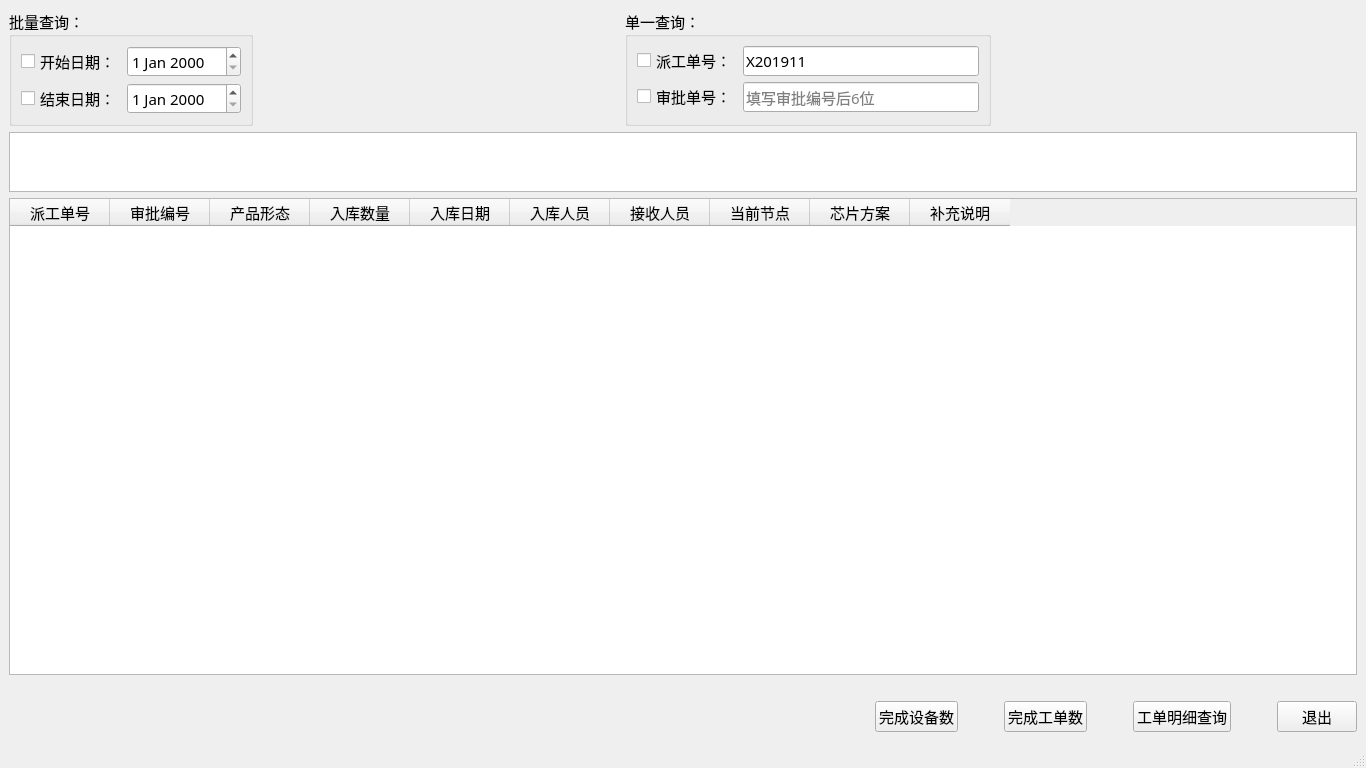
<?xml version="1.0" encoding="UTF-8"?>
<ui version="4.0">
 <class>wo_query</class>
 <widget class="QMainWindow" name="wo_query">
  <property name="geometry">
   <rect>
    <x>0</x>
    <y>0</y>
    <width>1366</width>
    <height>768</height>
   </rect>
  </property>
  <property name="font">
   <font>
    <family>黑体</family>
    <pointsize>11</pointsize>
   </font>
  </property>
  <property name="windowTitle">
   <string>派工单查询</string>
  </property>
  <property name="windowIcon">
   <iconset resource="apprcc.qrc">
    <normaloff>:/pic/resources/Mac_Finder_256px_1180091_easyicon.net.png</normaloff>:/pic/resources/Mac_Finder_256px_1180091_easyicon.net.png</iconset>
  </property>
  <widget class="QWidget" name="centralwidget">
   <layout class="QVBoxLayout" name="verticalLayout">
    <item>
     <layout class="QHBoxLayout" name="horizontalLayout_7">
      <item>
       <widget class="QGroupBox" name="groupBox">
        <property name="title">
         <string>批量查询：</string>
        </property>
        <layout class="QGridLayout" name="gridLayout">
         <item row="1" column="0">
          <layout class="QHBoxLayout" name="horizontalLayout_2">
           <item>
            <widget class="QCheckBox" name="cb_end_date">
             <property name="text">
              <string>结束日期：</string>
             </property>
            </widget>
           </item>
           <item>
            <widget class="QDateEdit" name="end_date"/>
           </item>
          </layout>
         </item>
         <item row="0" column="0">
          <layout class="QHBoxLayout" name="horizontalLayout">
           <item>
            <widget class="QCheckBox" name="cb_start_date">
             <property name="text">
              <string>开始日期：</string>
             </property>
            </widget>
           </item>
           <item>
            <widget class="QDateEdit" name="start_date"/>
           </item>
          </layout>
         </item>
        </layout>
       </widget>
      </item>
      <item>
       <spacer name="horizontalSpacer_6">
        <property name="orientation">
         <enum>Qt::Horizontal</enum>
        </property>
        <property name="sizeHint" stdset="0">
         <size>
          <width>80</width>
          <height>20</height>
         </size>
        </property>
       </spacer>
      </item>
      <item>
       <widget class="QGroupBox" name="groupBox_2">
        <property name="title">
         <string>单一查询：</string>
        </property>
        <layout class="QGridLayout" name="gridLayout_2">
         <item row="1" column="0">
          <layout class="QHBoxLayout" name="horizontalLayout_6">
           <item>
            <widget class="QCheckBox" name="cb_approval">
             <property name="text">
              <string>审批单号：</string>
             </property>
            </widget>
           </item>
           <item>
            <widget class="QLineEdit" name="le_approval">
             <property name="placeholderText">
              <string>填写审批编号后6位</string>
             </property>
            </widget>
           </item>
          </layout>
         </item>
         <item row="0" column="0">
          <layout class="QHBoxLayout" name="horizontalLayout_5">
           <item>
            <widget class="QCheckBox" name="cb_wo">
             <property name="text">
              <string>派工单号：</string>
             </property>
            </widget>
           </item>
           <item>
            <widget class="QLineEdit" name="le_wo">
             <property name="text">
              <string>X201911</string>
             </property>
            </widget>
           </item>
          </layout>
         </item>
        </layout>
       </widget>
      </item>
      <item>
       <spacer name="horizontalSpacer_7">
        <property name="orientation">
         <enum>Qt::Horizontal</enum>
        </property>
        <property name="sizeHint" stdset="0">
         <size>
          <width>130</width>
          <height>100</height>
         </size>
        </property>
       </spacer>
      </item>
     </layout>
    </item>
    <item>
     <widget class="QTextBrowser" name="tb_query">
      <property name="enabled">
       <bool>true</bool>
      </property>
      <property name="sizePolicy">
       <sizepolicy hsizetype="Expanding" vsizetype="Ignored">
        <horstretch>0</horstretch>
        <verstretch>1</verstretch>
       </sizepolicy>
      </property>
     </widget>
    </item>
    <item>
     <widget class="QTableWidget" name="tableWidget_result">
      <property name="sizePolicy">
       <sizepolicy hsizetype="Expanding" vsizetype="Expanding">
        <horstretch>0</horstretch>
        <verstretch>8</verstretch>
       </sizepolicy>
      </property>
      <column>
       <property name="text">
        <string>派工单号</string>
       </property>
      </column>
      <column>
       <property name="text">
        <string>审批编号</string>
       </property>
      </column>
      <column>
       <property name="text">
        <string>产品形态</string>
       </property>
      </column>
      <column>
       <property name="text">
        <string>入库数量</string>
       </property>
      </column>
      <column>
       <property name="text">
        <string>入库日期</string>
       </property>
      </column>
      <column>
       <property name="text">
        <string>入库人员</string>
       </property>
      </column>
      <column>
       <property name="text">
        <string>接收人员</string>
       </property>
      </column>
      <column>
       <property name="text">
        <string>当前节点</string>
       </property>
      </column>
      <column>
       <property name="text">
        <string>芯片方案</string>
       </property>
      </column>
      <column>
       <property name="text">
        <string>补充说明</string>
       </property>
      </column>
     </widget>
    </item>
    <item>
     <spacer name="verticalSpacer">
      <property name="orientation">
       <enum>Qt::Vertical</enum>
      </property>
      <property name="sizeHint" stdset="0">
       <size>
        <width>20</width>
        <height>20</height>
       </size>
      </property>
     </spacer>
    </item>
    <item>
     <layout class="QHBoxLayout" name="horizontalLayout_3" stretch="2,0,0,0,0,0,0,0">
      <item>
       <spacer name="horizontalSpacer_4">
        <property name="orientation">
         <enum>Qt::Horizontal</enum>
        </property>
        <property name="sizeHint" stdset="0">
         <size>
          <width>40</width>
          <height>20</height>
         </size>
        </property>
       </spacer>
      </item>
      <item>
       <widget class="QPushButton" name="btn_prod_qty">
        <property name="text">
         <string>完成设备数</string>
        </property>
       </widget>
      </item>
      <item>
       <spacer name="horizontalSpacer">
        <property name="orientation">
         <enum>Qt::Horizontal</enum>
        </property>
        <property name="sizeHint" stdset="0">
         <size>
          <width>40</width>
          <height>20</height>
         </size>
        </property>
       </spacer>
      </item>
      <item>
       <widget class="QPushButton" name="btn_wo_qty">
        <property name="text">
         <string>完成工单数</string>
        </property>
       </widget>
      </item>
      <item>
       <spacer name="horizontalSpacer_2">
        <property name="orientation">
         <enum>Qt::Horizontal</enum>
        </property>
        <property name="sizeHint" stdset="0">
         <size>
          <width>40</width>
          <height>20</height>
         </size>
        </property>
       </spacer>
      </item>
      <item>
       <widget class="QPushButton" name="query">
        <property name="text">
         <string>工单明细查询</string>
        </property>
       </widget>
      </item>
      <item>
       <spacer name="horizontalSpacer_3">
        <property name="orientation">
         <enum>Qt::Horizontal</enum>
        </property>
        <property name="sizeHint" stdset="0">
         <size>
          <width>40</width>
          <height>20</height>
         </size>
        </property>
       </spacer>
      </item>
      <item>
       <widget class="QPushButton" name="exit">
        <property name="text">
         <string>退出</string>
        </property>
       </widget>
      </item>
     </layout>
    </item>
   </layout>
  </widget>
  <widget class="QMenuBar" name="menubar">
   <property name="geometry">
    <rect>
     <x>0</x>
     <y>0</y>
     <width>1366</width>
     <height>18</height>
    </rect>
   </property>
  </widget>
  <widget class="QStatusBar" name="statusbar"/>
 </widget>
 <resources>
  <include location="apprcc.qrc"/>
 </resources>
 <connections>
  <connection>
   <sender>exit</sender>
   <signal>clicked()</signal>
   <receiver>wo_query</receiver>
   <slot>close()</slot>
   <hints>
    <hint type="sourcelabel">
     <x>745</x>
     <y>557</y>
    </hint>
    <hint type="destinationlabel">
     <x>399</x>
     <y>299</y>
    </hint>
   </hints>
  </connection>
 </connections>
</ui>
